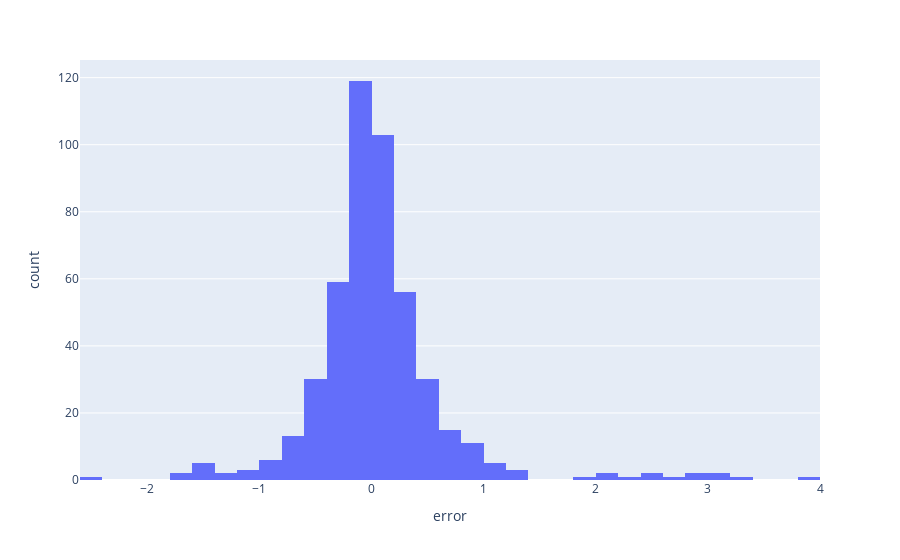

Notebook code for this chart:
### Markdown cell above
Tirar o titulo do grafico 

deixar tudo em portugues 

y = ROC
Legenda a linha azul e vermelha - real vs predito

Chamar index de days

### Code cell
show_distribution_error()

### Figure 1 — Plotly figure (JSON) as saved in the notebook; plotly's stock layout.template omitted (floating-point values rounded to 4 significant figures; data arrays with more than 128 entries replaced by an {"elided": "..."} marker saying what was removed)
{"data": [{"alignmentgroup": "True", "bingroup": "x", "hovertemplate": "error=%{x}<br>count=%{y}<extra></extra>", "legendgroup": "", "marker": {"color": "#636efa", "pattern": {"shape": ""}}, "name": "", "offsetgroup": "", "orientation": "v", "showlegend": false, "type": "histogram", "x": {"elided": "476 float values"}, "xaxis": "x", "yaxis": "y"}], "layout": {"barmode": "relative", "legend": {"tracegroupgap": 0}, "margin": {"t": 60}, "xaxis": {"anchor": "y", "domain": [0, 1], "title": {"text": "error"}}, "yaxis": {"anchor": "x", "domain": [0, 1], "title": {"text": "count"}}}}
